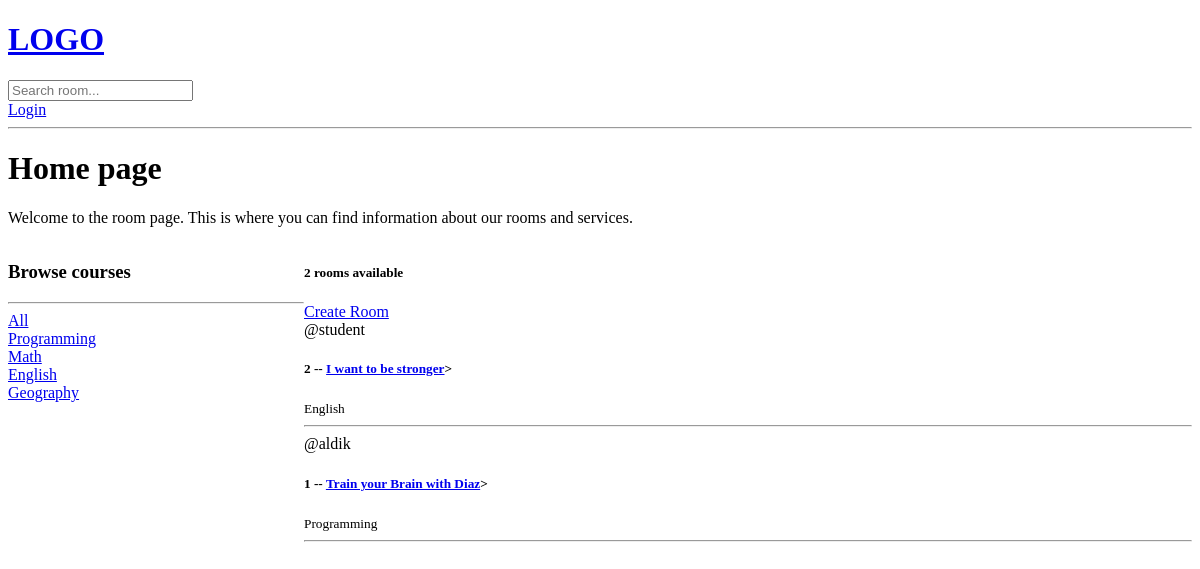
The app's page /, older data.
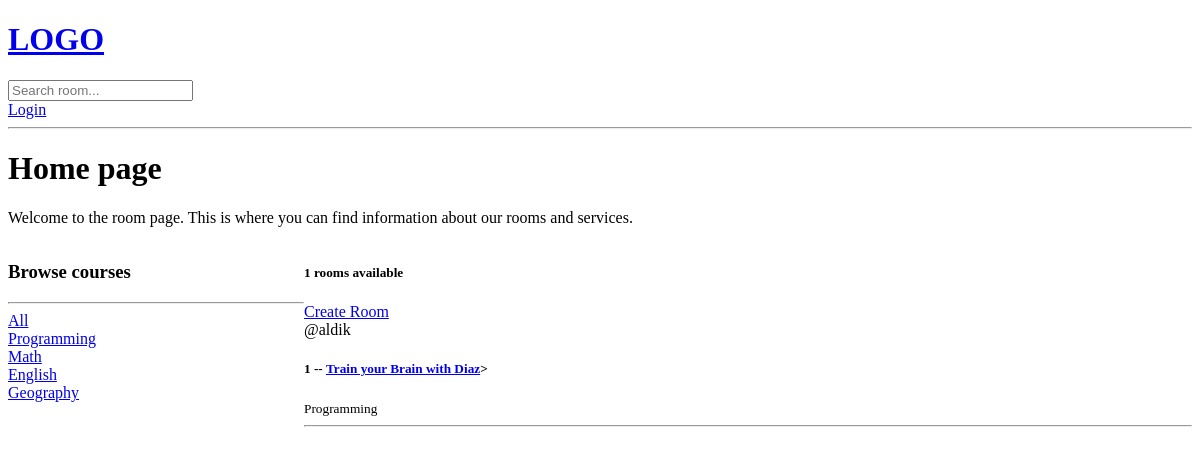
The same page, newer data.
### base/models.py (models this page shows, shortened)
class Topic(models.Model):
    name = models.CharField(max_length=300)

class Room(models.Model):
    host = models.ForeignKey(User, on_delete=models.SET_NULL, null=True)
    topic = models.ForeignKey(Topic, on_delete=models.SET_NULL, null=True)
    name = models.CharField(max_length=255)
    description = models.TextField(null = True, blank=True)
    updated = models.DateTimeField(auto_now=True)
    created = models.DateTimeField(auto_now_add=True)
    class Meta:
        ordering = ['-updated', '-created']

### base/views.py (the view)
# urls.py: path('', views.home, name="home"),
def home(request):
    q = request.GET.get('q') if request.GET.get('q') != None else ''
    rooms = Room.objects.filter(
        Q(topic__name__icontains = q) |
        Q(name__icontains = q) |
        Q(description__icontains = q)
    )
    topics = Topic.objects.all()
    room_count = rooms.count()
    context = {'rooms' : rooms, 'topics' : topics, 'room_count' : room_count}
    return render(request, 'base/home.html', context)

### base/templates/base/home.html (shortened to what this page needs)
{% extends 'main.html' %}
{% block content %}
<h1>Home page</h1>
    <p>Welcome to the room page. This is where you can find information about our rooms and services.</p>
    <div class="home-container">
        <div>
            <h3>Browse courses</h3>
            <hr>
             <div>
                <a href="{% url 'home' %}?q={{topic.name}}">All</a>
            </div>
            {% for topic in topics %}
            <div>
                <a href="{% url 'home' %}?q={{topic.name}}">{{topic.name}}</a>
            </div>
            {% endfor%}
        </div>
        <div>
            <h5>{{room_count}} rooms available</h5>
        <a href="{% url 'create-room' %}"> Create Room </a>
        <div>
            {% for room in rooms %}
                <div>
                    <span>@{{room.host.username}}</span>
                    <h5>{{room.id}} -- <a href = "{% url 'room' room.id %}">{{room.name}}</a>></h5>
                    <small>{{room.topic.name}}</small>
                    <hr>
                </div>
            {% endfor %}
        </div>
        </div>
    </div>
{% endblock content %}

### templates/main.html (shortened to what this page needs)
<!DOCTYPE html>
<html>
<head>
</head>
<body>
    {% include 'navbar.html'%}
    {% block content %}
    {% endblock %}
</body>
</html>

### templates/navbar.html
<a href="/">
    <h1>LOGO</h1>
</a>
<form method="GET" action="{% url 'home' %}">
    <input type="text" name="q" placeholder="Search room..."/>
</form>
{% if request.user.is_authenticated  %}
<a href="{% url 'logout' %}" >Log out</a>
{% else %}
<a href="{% url 'login' %}" >Login</a>
{% endif%}
<hr>

### base/templates/base/home.html (style rules this page uses)
.home-container { display: grid; grid-template-columns: 1fr 3fr; }

Row changes from the older to the newer data that the page shows:
removed Room: host.username "student", id "2", name "I want to be stronger", topic.name "English"
Text that changed along with them:
{{ room_count }}: "2" → "1"
